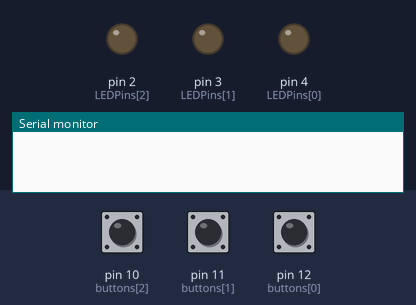
Bench run of a sketch on a simulated Arduino Uno, built with avr-gcc and run on an emulated ATmega328P. Parts: output pins drawn as LEDs (lit = HIGH), the last lines printed to the serial monitor. Dashed ring = blinking. The inputs (shaded band) are chosen by the test bench; at power-on: pin 11 (buttons[1]) LOW, pin 10 (buttons[2]) HIGH, pin 12 (buttons[0]) LOW.

Above: at 1.2 s.
1.3 s: pin 11 (buttons[1]) pulled HIGH for 0.15 s
At 1.75 s:
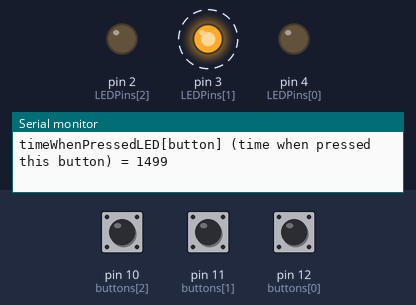
4.4 s: pin 10 (buttons[2]) pulled LOW for 0.15 s
At 5.6 s:
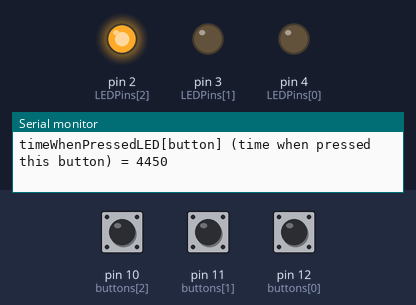
7.5 s: pin 12 (buttons[0]) pulled HIGH for 0.15 s
At 8.0 s:
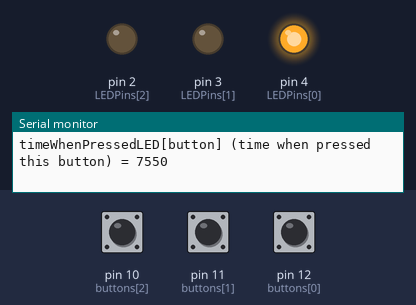
10.6 s: pin 12 (buttons[0]) pulled HIGH for 1 s
At 13.9 s:
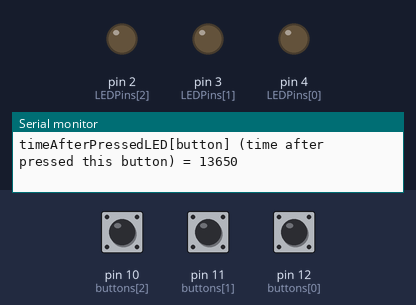
14.6 s: pin 12 (buttons[0]) pulled HIGH for 3.2 s
At 15.8 s:
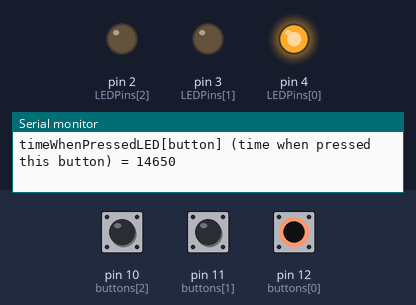
19.3 s: pin 10 (buttons[2]) driven LOW and pin 11 (buttons[1]) driven HIGH and pin 12 (buttons[0]) driven HIGH
At 20.8 s:
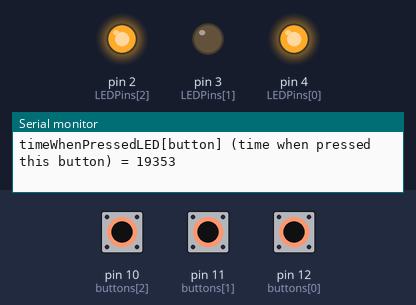
Timing chart, 0 to 23.3 s (numbered marks = the images above; inputs shaded):
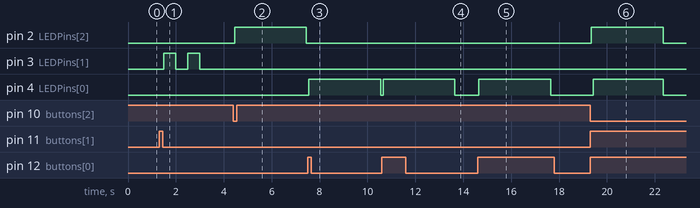

Measured:
- after the input at 1.3 s, pin 3 (LEDPins[1]): alternates HIGH for 0.50 s and LOW for 0.50 s, 4 changes in all, then stays LOW, starting after 0.20 s
- after the input at 4.4 s, pin 2 (LEDPins[2]): LOW → HIGH after 0.05 s, → LOW 3.0 s later
- after the input at 7.5 s, pin 4 (LEDPins[0]): LOW → HIGH after 0.05 s, → LOW 3.0 s later
- after the input at 10.6 s, pin 4 (LEDPins[0]): LOW → HIGH after 0.05 s, → LOW 3.0 s later
- after the input at 14.6 s, pin 4 (LEDPins[0]): LOW → HIGH after 0.05 s, → LOW 3.0 s later
- after the input at 19.3 s, pin 2 (LEDPins[2]): LOW → HIGH after 0.05 s, → LOW 3.0 s later; pin 4 (LEDPins[0]): LOW → HIGH after 0.12 s, → LOW 2.9 s later

The sketch:

ITC02_Priority_Switch.ino
```cpp
int buttons[3] = {12, 11, 10};
int readings[3];
int LEDPins[3] = {4, 3, 2};
int pressed[3] = {HIGH, LOW, LOW};
unsigned long timeWhenPressedLED[3] = {0, 0, 0};
// We use timeWhenPressedLED to check if the button has been pressed. If it hasn't, then timeWhenPressed = 0.
// We also use it to let the light be high for 3 seconds.

int buttonState[3];
int lastButtonState[3] = {LOW, HIGH, HIGH};
unsigned long lastDebounceTime[3];

unsigned long timeNow = 0;
unsigned long pressedTime = 0;

long debounceDelay = 50;

void setup()
{
  Serial.begin(9600);
  pinMode(buttons[0], INPUT);
  pinMode(buttons[1], INPUT);
  pinMode(buttons[2], INPUT_PULLUP);

  pinMode(LEDPins[0], OUTPUT);
  pinMode(LEDPins[1], OUTPUT);
  pinMode(LEDPins[2], OUTPUT);
}

void loop()
{
  timeNow = millis();

  for (int i = 0; i < 3; i++) {
    readings[i] = digitalRead(buttons[i]);
    debounce(i);
    checkLightFor3Seconds(i);
  }

  controlYellow();
}

void debounce(int button)
{
  if (readings[button] != lastButtonState[button])
  {
    lastDebounceTime[button] = millis();
  }
  if ((millis() - lastDebounceTime[button]) > debounceDelay)
  {
    if (readings[button] != buttonState[button])
    {
      buttonState[button] = readings[button];

      if (buttonState[button] == pressed[button])
      {
        toggleLED(button);
      }
    }
  }
  lastButtonState[button] = readings[button];
}


void toggleLED(int button){
  // if red is high and the button that is pressed is not red
  if (digitalRead(LEDPins[0]) == HIGH && LEDPins[button] != LEDPins[0]){
    return;
  }

  // if green is high and the button that is pressed is yellow
  if (digitalRead(LEDPins[2]) == HIGH && LEDPins[button] == LEDPins[1]){
    return;
  }

  timeWhenPressedLED[button] = millis();
  Serial.print("timeWhenPressedLED[button] (time when pressed this button) = ");
  Serial.println(timeWhenPressedLED[button]);

  if (LEDPins[button] != 3){
    digitalWrite(LEDPins[button], !digitalRead(LEDPins[button]));
    return;
  }
}

void controlYellow()
{
  if (timeWhenPressedLED[1] == 0){
    return;
  }

  int timeAfterPressedLED3 = millis() - timeWhenPressedLED[1];

  if ((timeAfterPressedLED3 > 0 && timeAfterPressedLED3 < 500) || (timeAfterPressedLED3 >= 1000 && timeAfterPressedLED3 < 1500))
  {
    digitalWrite(LEDPins[1], HIGH);
  }
  else if ((timeAfterPressedLED3 >= 500 && timeAfterPressedLED3 < 1000) || (timeAfterPressedLED3 >= 1500 && timeAfterPressedLED3 < 2000))
  {
    digitalWrite(LEDPins[1], LOW);
  }
  else
  {
    timeWhenPressedLED[1] = 0;
  }
}

void checkLightFor3Seconds(int button)
{
  if (timeWhenPressedLED[button] == 0 || LEDPins[button] == 3){
    return;
  }

  if (millis() - timeWhenPressedLED[button] >= 3000)
  {
    if (digitalRead(LEDPins[button]) == HIGH)
    {
      digitalWrite(LEDPins[button], LOW);
    }

    Serial.print("timeAfterPressedLED[button] (time after pressed this button) = ");
    Serial.println(millis());
    timeWhenPressedLED[button] = 0;
  }
}
```
